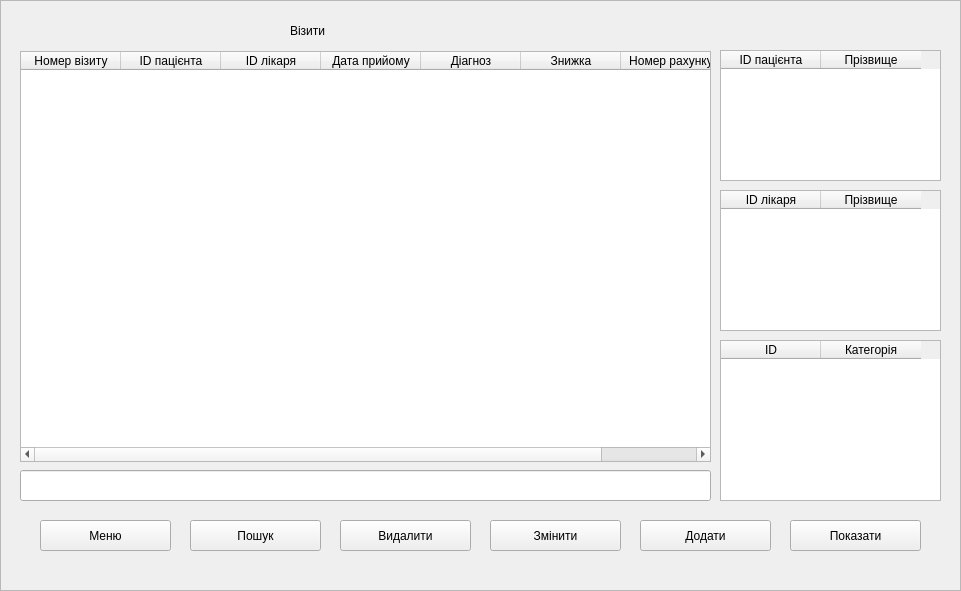
   <widget class="QFrame" name="Visits">
    <property name="geometry">
     <rect>
      <x>-11</x>
      <y>-11</y>
      <width>961</width>
      <height>591</height>
     </rect>
    </property>
    <property name="frameShape">
     <enum>QFrame::StyledPanel</enum>
    </property>
    <property name="frameShadow">
     <enum>QFrame::Raised</enum>
    </property>
    <widget class="QLabel" name="label_34">
     <property name="geometry">
      <rect>
       <x>6</x>
       <y>2</y>
       <width>951</width>
       <height>591</height>
      </rect>
     </property>
     <property name="styleSheet">
      <string notr="true">background-image: url(:/bac_image/cabinet.jpg);</string>
     </property>
     <property name="text">
      <string/>
     </property>
    </widget>
    <widget class="QTableWidget" name="tableWidget_visits">
     <property name="geometry">
      <rect>
       <x>20</x>
       <y>51</y>
       <width>691</width>
       <height>411</height>
      </rect>
     </property>
     <column>
      <property name="text">
       <string>Номер візиту</string>
      </property>
     </column>
     <column>
      <property name="text">
       <string>ID пацієнта</string>
      </property>
     </column>
     <column>
      <property name="text">
       <string>ID лікаря</string>
      </property>
     </column>
     <column>
      <property name="text">
       <string>Дата прийому</string>
      </property>
     </column>
     <column>
      <property name="text">
       <string>Діагноз</string>
      </property>
     </column>
     <column>
      <property name="text">
       <string>Знижка</string>
      </property>
     </column>
     <column>
      <property name="text">
       <string>Номер рахунку</string>
      </property>
     </column>
    </widget>
    <widget class="QPushButton" name="pushButton_vis_show">
     <property name="geometry">
      <rect>
       <x>790</x>
       <y>520</y>
       <width>131</width>
       <height>31</height>
      </rect>
     </property>
     <property name="styleSheet">
      <string notr="true">background-color: #FFD40D;
border-style: outset; border-width: 3px;
border-radius: 10px; border-color: #FFFF50;
font: bold 14px;
font: 14pt \&quot;Segoe Print\&quot;;</string>
     </property>
     <property name="text">
      <string>Показати</string>
     </property>
    </widget>
    <widget class="QLineEdit" name="lineEdit_24">
     <property name="geometry">
      <rect>
       <x>20</x>
       <y>470</y>
       <width>691</width>
       <height>31</height>
      </rect>
     </property>
    </widget>
    <widget class="QPushButton" name="pushButton_vis_add">
     <property name="geometry">
      <rect>
       <x>640</x>
       <y>520</y>
       <width>131</width>
       <height>31</height>
      </rect>
     </property>
     <property name="styleSheet">
      <string notr="true">background-color: #FFD40D;
border-style: outset; border-width: 3px;
border-radius: 10px; border-color: #FFFF50;
font: bold 14px;
font: 14pt \&quot;Segoe Print\&quot;;</string>
     </property>
     <property name="text">
      <string>Додати</string>
     </property>
    </widget>
    <widget class="QPushButton" name="pushButton_vis_edit">
     <property name="geometry">
      <rect>
       <x>490</x>
       <y>520</y>
       <width>131</width>
       <height>31</height>
      </rect>
     </property>
     <property name="styleSheet">
      <string notr="true">background-color: #FFD40D;
border-style: outset; border-width: 3px;
border-radius: 10px; border-color: #FFFF50;
font: bold 14px;
font: 14pt \&quot;Segoe Print\&quot;;</string>
     </property>
     <property name="text">
      <string>Змінити</string>
     </property>
    </widget>
    <widget class="QPushButton" name="pushButton_vis_del">
     <property name="geometry">
      <rect>
       <x>340</x>
       <y>520</y>
       <width>131</width>
       <height>31</height>
      </rect>
     </property>
     <property name="styleSheet">
      <string notr="true">background-color: #FFD40D;
border-style: outset; border-width: 3px;
border-radius: 10px; border-color: #FFFF50;
font: bold 14px;
font: 14pt \&quot;Segoe Print\&quot;;</string>
     </property>
     <property name="text">
      <string>Видалити</string>
     </property>
    </widget>
    <widget class="QPushButton" name="pushButton_vis_search">
     <property name="geometry">
      <rect>
       <x>190</x>
       <y>520</y>
       <width>131</width>
       <height>31</height>
      </rect>
     </property>
     <property name="styleSheet">
      <string notr="true">background-color: #FFD40D;
border-style: outset; border-width: 3px;
border-radius: 10px; border-color: #FFFF50;
font: bold 14px;
font: 14pt \&quot;Segoe Print\&quot;;</string>
     </property>
     <property name="text">
      <string>Пошук</string>
     </property>
    </widget>
    <widget class="QPushButton" name="pushButton_vis_menu">
     <property name="geometry">
      <rect>
       <x>40</x>
       <y>520</y>
       <width>131</width>
       <height>31</height>
      </rect>
     </property>
     <property name="styleSheet">
      <string notr="true">background-color: #FFD40D;
border-style: outset; border-width: 3px;
border-radius: 10px; border-color: #FFFF50;
font: bold 14px;
font: 14pt \&quot;Segoe Print\&quot;;</string>
     </property>
     <property name="text">
      <string>Меню</string>
     </property>
    </widget>
    <widget class="QLabel" name="label_35">
     <property name="geometry">
      <rect>
       <x>290</x>
       <y>10</y>
       <width>111</width>
       <height>41</height>
      </rect>
     </property>
     <property name="styleSheet">
      <string notr="true">font: bold 14px;
font: 14pt \&quot;Segoe Print\&quot;;</string>
     </property>
     <property name="text">
      <string>Візити</string>
     </property>
    </widget>
    <widget class="QTableWidget" name="tableWidget">
     <property name="geometry">
      <rect>
       <x>720</x>
       <y>50</y>
       <width>221</width>
       <height>131</height>
      </rect>
     </property>
     <column>
      <property name="text">
       <string>ID пацієнта</string>
      </property>
     </column>
     <column>
      <property name="text">
       <string>Прізвище</string>
      </property>
     </column>
    </widget>
    <widget class="QTableWidget" name="tableWidget_2">
     <property name="geometry">
      <rect>
       <x>720</x>
       <y>190</y>
       <width>221</width>
       <height>141</height>
      </rect>
     </property>
     <column>
      <property name="text">
       <string>ID лікаря</string>
      </property>
     </column>
     <column>
      <property name="text">
       <string>Прізвище</string>
      </property>
     </column>
    </widget>
    <widget class="QTableWidget" name="tableWidget_3">
     <property name="geometry">
      <rect>
       <x>720</x>
       <y>340</y>
       <width>221</width>
       <height>161</height>
      </rect>
     </property>
     <column>
      <property name="text">
       <string>ID</string>
      </property>
     </column>
     <column>
      <property name="text">
       <string>Категорія</string>
      </property>
     </column>
    </widget>
   </widget>
